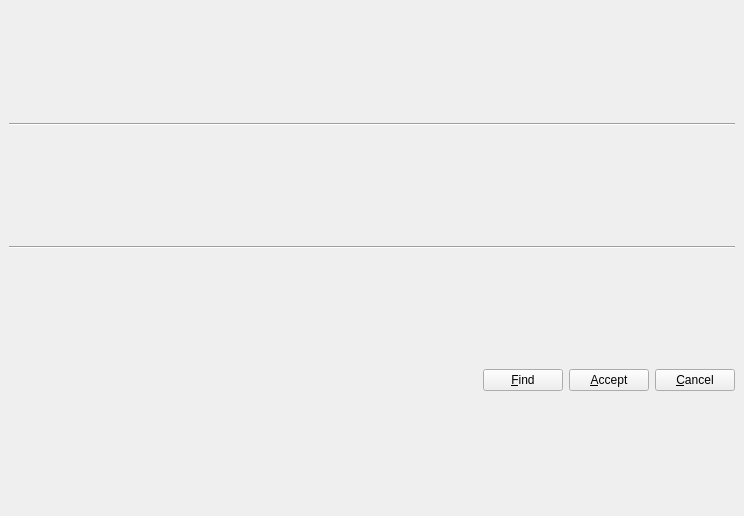
<ui version="4.0" >
 <class>SearchWidget</class>
 <widget class="QWidget" name="SearchWidget" >
  <property name="geometry" >
   <rect>
    <x>0</x>
    <y>0</y>
    <width>744</width>
    <height>516</height>
   </rect>
  </property>
  <property name="windowTitle" >
   <string>Search</string>
  </property>
  <layout class="QVBoxLayout" >
   <property name="spacing" >
    <number>6</number>
   </property>
   <property name="margin" >
    <number>9</number>
   </property>
   <item>
    <widget class="Line" name="line" >
     <property name="orientation" >
      <enum>Qt::Horizontal</enum>
     </property>
    </widget>
   </item>
   <item>
    <widget class="Line" name="line_2" >
     <property name="orientation" >
      <enum>Qt::Horizontal</enum>
     </property>
    </widget>
   </item>
   <item>
    <layout class="QHBoxLayout" >
     <property name="spacing" >
      <number>6</number>
     </property>
     <property name="margin" >
      <number>0</number>
     </property>
     <item>
      <spacer>
       <property name="orientation" >
        <enum>Qt::Horizontal</enum>
       </property>
       <property name="sizeHint" stdset="0" >
        <size>
         <width>40</width>
         <height>20</height>
        </size>
       </property>
      </spacer>
     </item>
     <item>
      <layout class="QHBoxLayout" >
       <property name="spacing" >
        <number>6</number>
       </property>
       <property name="margin" >
        <number>0</number>
       </property>
       <item>
        <widget class="QPushButton" name="pushFind" >
         <property name="text" >
          <string>&amp;Find</string>
         </property>
         <property name="icon" >
          <iconset resource="common.qrc" >
           <normaloff>:/images/images/find.png</normaloff>:/images/images/find.png</iconset>
         </property>
        </widget>
       </item>
       <item>
        <widget class="QPushButton" name="pushAccept" >
         <property name="text" >
          <string>&amp;Accept</string>
         </property>
         <property name="icon" >
          <iconset resource="common.qrc" >
           <normaloff>:/images/images/ok.png</normaloff>:/images/images/ok.png</iconset>
         </property>
        </widget>
       </item>
       <item>
        <widget class="QPushButton" name="pushCancel" >
         <property name="text" >
          <string>&amp;Cancel</string>
         </property>
         <property name="icon" >
          <iconset resource="common.qrc" >
           <normaloff>:/images/images/cancel.png</normaloff>:/images/images/cancel.png</iconset>
         </property>
         <property name="shortcut" >
          <string>Esc</string>
         </property>
        </widget>
       </item>
      </layout>
     </item>
    </layout>
   </item>
  </layout>
 </widget>
 <resources>
  <include location="common.qrc" />
 </resources>
 <connections/>
</ui>
